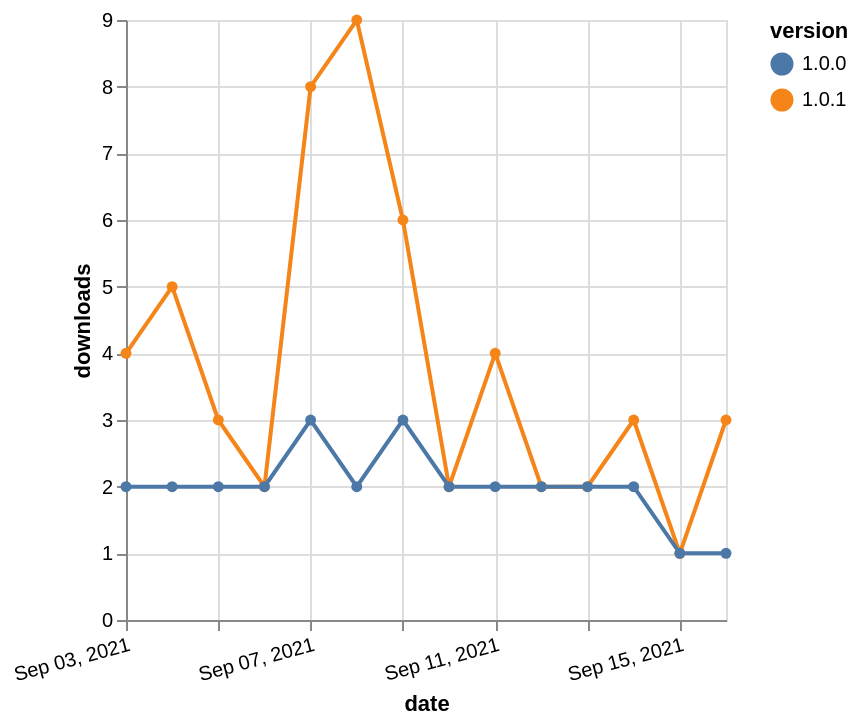

Express this chart as Vega-Lite.
### Vega-Lite specification from a JSON file in a GitHub repository (floating-point values rounded to 4 significant figures)
{"$schema": "https://vega.github.io/schema/vega-lite/v5.json", "description": "A simple bar chart with embedded data.", "data": {"values": [{"date": "2021-09-03", "total": 4362, "delta": 4, "version": "1.0.1"}, {"date": "2021-09-04", "total": 4367, "delta": 5, "version": "1.0.1"}, {"date": "2021-09-05", "total": 4370, "delta": 3, "version": "1.0.1"}, {"date": "2021-09-06", "total": 4372, "delta": 2, "version": "1.0.1"}, {"date": "2021-09-07", "total": 4380, "delta": 8, "version": "1.0.1"}, {"date": "2021-09-08", "total": 4389, "delta": 9, "version": "1.0.1"}, {"date": "2021-09-09", "total": 4395, "delta": 6, "version": "1.0.1"}, {"date": "2021-09-10", "total": 4397, "delta": 2, "version": "1.0.1"}, {"date": "2021-09-11", "total": 4401, "delta": 4, "version": "1.0.1"}, {"date": "2021-09-12", "total": 4403, "delta": 2, "version": "1.0.1"}, {"date": "2021-09-13", "total": 4405, "delta": 2, "version": "1.0.1"}, {"date": "2021-09-14", "total": 4408, "delta": 3, "version": "1.0.1"}, {"date": "2021-09-15", "total": 4409, "delta": 1, "version": "1.0.1"}, {"date": "2021-09-16", "total": 4412, "delta": 3, "version": "1.0.1"}, {"date": "2021-09-03", "total": 2713, "delta": 2, "version": "1.0.0"}, {"date": "2021-09-04", "total": 2715, "delta": 2, "version": "1.0.0"}, {"date": "2021-09-05", "total": 2717, "delta": 2, "version": "1.0.0"}, {"date": "2021-09-06", "total": 2719, "delta": 2, "version": "1.0.0"}, {"date": "2021-09-07", "total": 2722, "delta": 3, "version": "1.0.0"}, {"date": "2021-09-08", "total": 2724, "delta": 2, "version": "1.0.0"}, {"date": "2021-09-09", "total": 2727, "delta": 3, "version": "1.0.0"}, {"date": "2021-09-10", "total": 2729, "delta": 2, "version": "1.0.0"}, {"date": "2021-09-11", "total": 2731, "delta": 2, "version": "1.0.0"}, {"date": "2021-09-12", "total": 2733, "delta": 2, "version": "1.0.0"}, {"date": "2021-09-13", "total": 2735, "delta": 2, "version": "1.0.0"}, {"date": "2021-09-14", "total": 2737, "delta": 2, "version": "1.0.0"}, {"date": "2021-09-15", "total": 2738, "delta": 1, "version": "1.0.0"}, {"date": "2021-09-16", "total": 2739, "delta": 1, "version": "1.0.0"}]}, "width": "container", "mark": {"type": "line", "point": {"filled": true}}, "encoding": {"x": {"field": "date", "type": "temporal", "timeUnit": "yearmonthdate", "title": "date", "axis": {"labelAngle": -15}}, "y": {"field": "delta", "type": "quantitative", "title": "downloads"}, "color": {"field": "version", "type": "nominal"}, "tooltip": {"field": "delta"}}}
